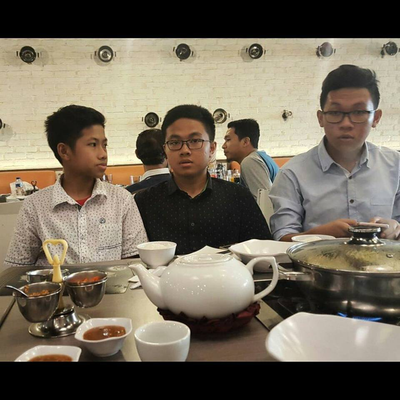
%> input picture sample_gambar.jpg, 400 x 400 px
$ octave color2blackwhite.m   (GNU Octave 9; MATLAB toolbox functions it lacks are replaced by stand-ins)
%> lines starting %> are read from the running program, lines starting %| are printed output that depends on the picture; in (x1, y1, x2, y2) boxes, pixels count from 0 and x2, y2 are one past the last pixel; in counts of white or black regions, pixels touching at a corner belong together; the program's own positions count from 1
%{
Convert RGB color formatted image to black and white.
Converting to single layer matrix (grayscale) first, then to black white.
%}

% Loading image.
foto = imread('sample_gambar.jpg');
%> foto is the input picture: size 400x400x3 uint8; mean R, G, B 116.2, 107.2, 91.8
figure(1);
imshow(foto);

foto_gs = rgb2gray(foto);
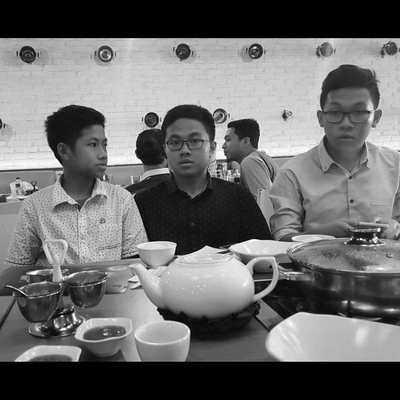
%> foto_gs: size 400x400 uint8; min 0, max 255, mean 108.1

% Create zeros. Fill positions at which the corresponding grayscale image
% have value greater than threshold.
threshold = 80;
size_foto = size(foto);
%> size_foto = [400 400 3]
foto_bw = zeros(size_foto(1), size_foto(2));
for baris = 1:size_foto(1)
    for kolom = 1:size_foto(2)
        if (foto_gs(baris, kolom) > threshold)
            foto_bw(baris, kolom) = 1;
        end
    end
end
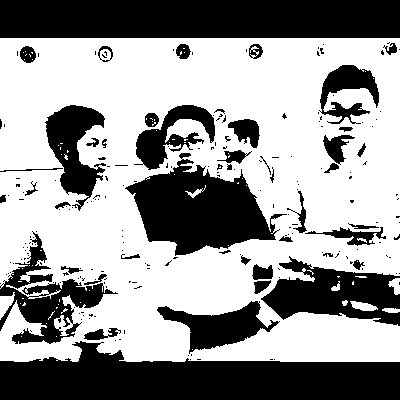
%> foto_bw: size 400x400 double; values 0 (black) and 1 (white), 59.9% white; 217 black regions (172 under 20 px), largest, box (x1, y1, x2, y2) and area: (0, 341, 400, 400) 16049, (0, 0, 400, 38) 15200, (125, 153, 287, 256) 8665

% Displaying result.
figure(2);
imshow(foto_bw);
title('Black White');
